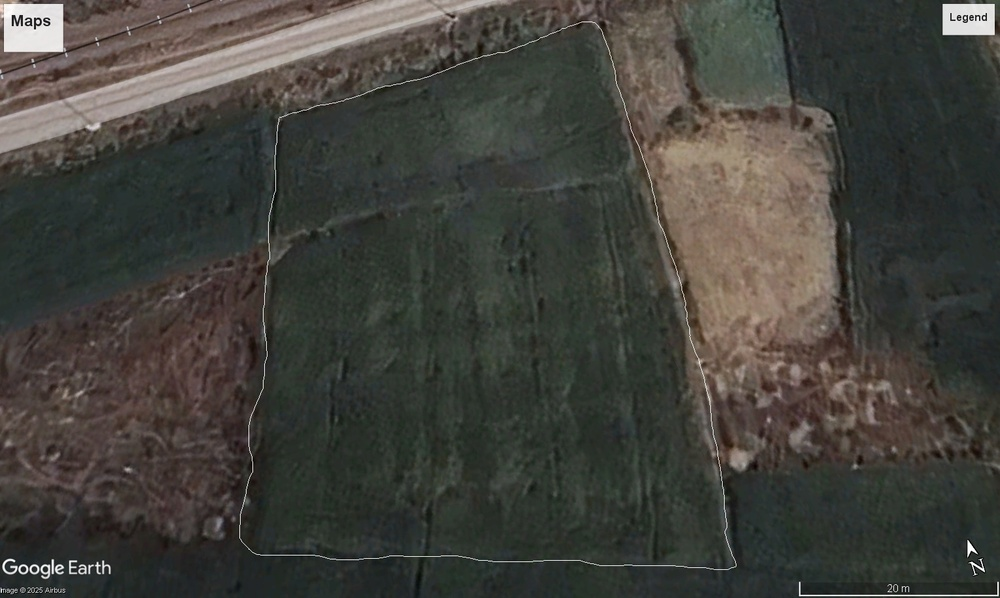
#> input picture jais_farm.jpg, 1000 x 598 px, shrunk from 1529 x 915 before the run
$ python Zone_Optimizer.py
#> lines starting #> are read from the running program, lines starting #| are printed output that depends on the picture
import cv2
import numpy as np
import matplotlib.pyplot as plt
from matplotlib.colors import ListedColormap
from sklearn.cluster import KMeans
import urllib.request
import json

# ==========================================
# 1. LOAD RGB IMAGE (Google Earth Screenshot)
# ==========================================
# Replace with your actual screenshot path
image_path = r"jais_farm.jpg"
lat = 26.9157
lon = 70.9083
force_k = 3

print(f"Loading image: {image_path}...")
img = cv2.imread(image_path)
#> img is the input picture: shape (598, 1000, 3); mean B, G, R 60.1, 65.8, 66.4
if img is None:
    print("Image not found. Using synthetic test image.")
    h, w = 200, 300
    img_rgb = np.zeros((h, w, 3), dtype=np.uint8)
    img_rgb[:, : w // 3, :] = [60, 200, 60]
    img_rgb[:, w // 3 : 2 * w // 3, :] = [200, 60, 60]
    img_rgb[:, 2 * w // 3 :, :] = [60, 60, 200]
else:
    img_rgb = cv2.cvtColor(img, cv2.COLOR_BGR2RGB)

# ==========================================
# 2. CALCULATE VARI INDEX (The "RGB NDVI")
# ==========================================
print("Calculating Vegetation Index (VARI)...")

# Separate Channels (Red, Green, Blue)
# Note: Arrays must be float for division
R = img_rgb[:, :, 0].astype(float)
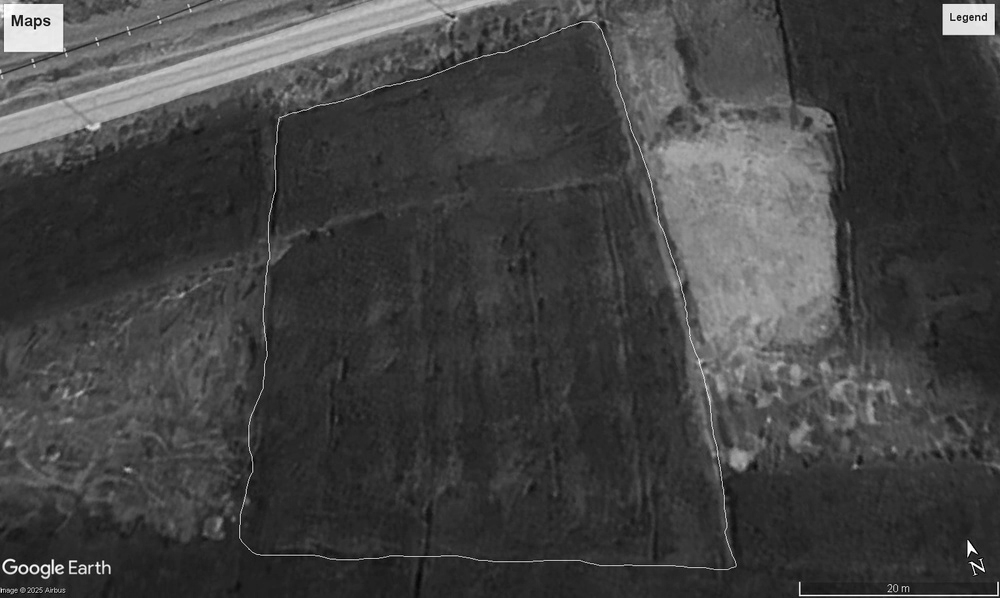
#> R: shape (598, 1000) float64; min 0, max 255, mean 66.4
G = img_rgb[:, :, 1].astype(float)
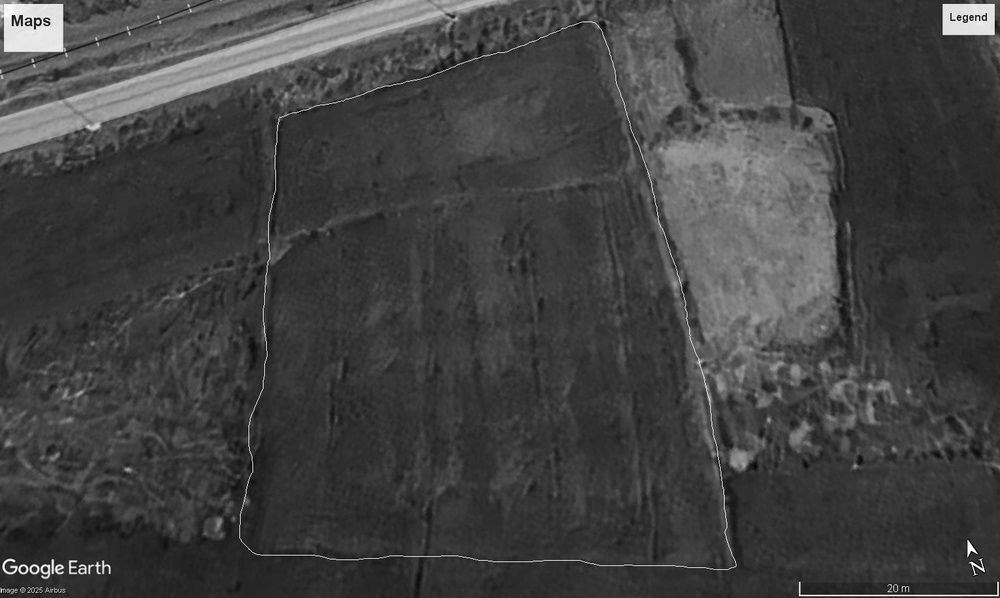
#> G: shape (598, 1000) float64; min 0, max 255, mean 65.8
B = img_rgb[:, :, 2].astype(float)

# Calculate VARI: (G - R) / (G + R - B)
# We add 0.0001 to denominator to avoid DivideByZero errors
numerator = G - R
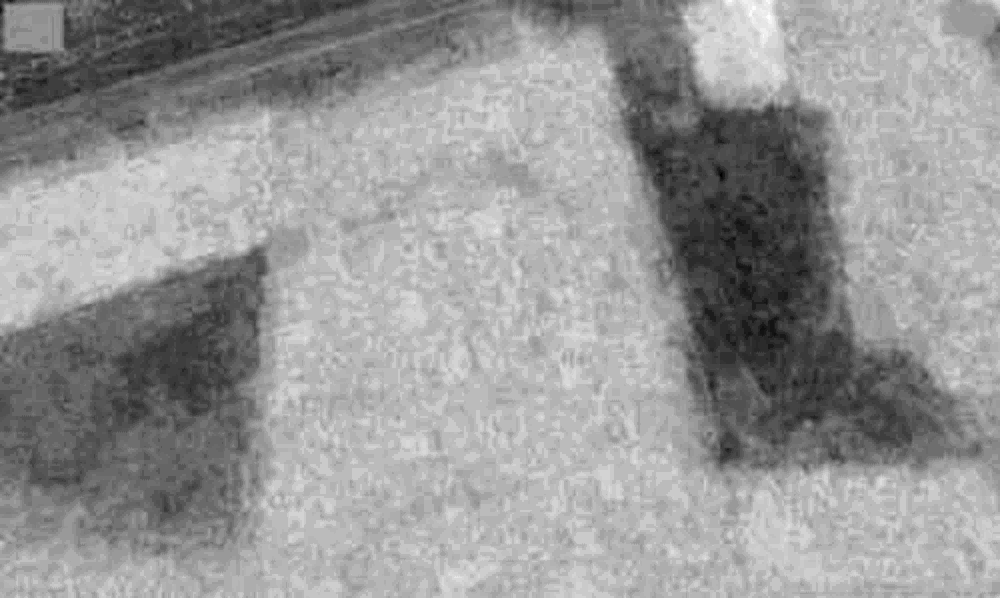
#> numerator: shape (598, 1000) float64; min -32, max 21, mean -0.7; drawn with min black and max white
denominator = G + R - B + 0.0001
vari_img = numerator / denominator
vari_img = np.nan_to_num(vari_img, nan=0.0, posinf=1.0, neginf=0.0).astype(np.float32)

# Normalize VARI to 0-1 range for Clustering
vari_normalized = cv2.normalize(vari_img, None, 0, 1, cv2.NORM_MINMAX)

# ==========================================
# 3. ELBOW METHOD (Find Optimal Zones)
# ==========================================
print("Running Elbow Analysis...")

# Flatten image to 1D array of values
pixel_values = vari_normalized.reshape((-1, 1))

# Downsample for speed (take every 10th pixel if image is HD)
# This makes K-Means fast even on huge Google Earth screenshots
sample_pixels = pixel_values[::10]
if float(np.std(sample_pixels)) == 0.0:
    sample_pixels = sample_pixels + np.random.normal(0, 1e-6, sample_pixels.shape).astype(np.float32)

if float(np.std(pixel_values)) == 0.0:
    pixel_values = pixel_values + np.random.normal(0, 1e-6, pixel_values.shape).astype(np.float32)
wcss = []
K_range = range(1, 10)
for k in K_range:
    kmeans = KMeans(n_clusters=k, init='k-means++', random_state=42, n_init=10)
    kmeans.fit(sample_pixels)
    wcss.append(kmeans.inertia_)
#> after the loop, wcss = [6.87e-07, 1.47e-07, 8.58e-08, 5.14e-08, 3.24e-08, 2.5e-08, 1.83e-08, 1.5e-08, 1.22e-08]

# Show Elbow Graph
plt.figure(figsize=(8, 4))
plt.plot(K_range, wcss, 'bo-')
plt.title('Elbow Method (Using VARI Index)')
plt.xlabel('Number of Zones')
plt.ylabel('Variance')
plt.grid(True)
plt.draw()

def _choose_k(K_range, wcss):
    ks = np.array(list(K_range), dtype=float)
    y = np.array(wcss, dtype=float)
    p1 = np.array([ks[0], y[0]])
    p2 = np.array([ks[-1], y[-1]])
    v = p2 - p1
    n = np.linalg.norm(v)
    if n == 0:
        return int(ks[0])
    d = []
    for k, yi in zip(ks, y):
        w = np.array([k, yi]) - p1
        dist = abs(np.cross(v, w)) / n
        d.append(dist)
    return int(ks[int(np.argmax(d))])

if force_k:
    k_optimal = int(force_k)
else:
    pts = []
    try:
        pts = plt.ginput(1, timeout=20)
    except Exception:
        pts = []
    s = ""
    try:
        s = input("Pick k from graph or Enter to auto: ").strip()
    except Exception:
        s = ""
    if pts:
        x = pts[0][0]
        k_optimal = int(np.clip(round(x), min(K_range), max(K_range)))
    elif s:
        try:
            km = int(s)
            if km < min(K_range) or km > max(K_range):
                k_optimal = _choose_k(K_range, wcss)
            else:
                k_optimal = km
        except Exception:
            k_optimal = _choose_k(K_range, wcss)
    else:
        k_optimal = _choose_k(K_range, wcss)
print(f"Selected K: {k_optimal}")

k_candidate = max(2, int(k_optimal))
unique = []
while True:
    kmeans = KMeans(n_clusters=k_candidate, random_state=42, n_init=10)
    labels = kmeans.fit_predict(pixel_values)
    unique = np.unique(labels)
    if len(unique) >= 2:
        break
    if k_candidate < max(K_range):
        k_candidate += 1
    else:
        thr = np.median(pixel_values)
        labels = (pixel_values[:, 0] > thr).astype(int)
        k_candidate = 2
        break
#> this loop made 1 pass
#> unique on pass 1: [0, 1, 2]

# Reshape back to image
clustered_img = labels.reshape(vari_img.shape)
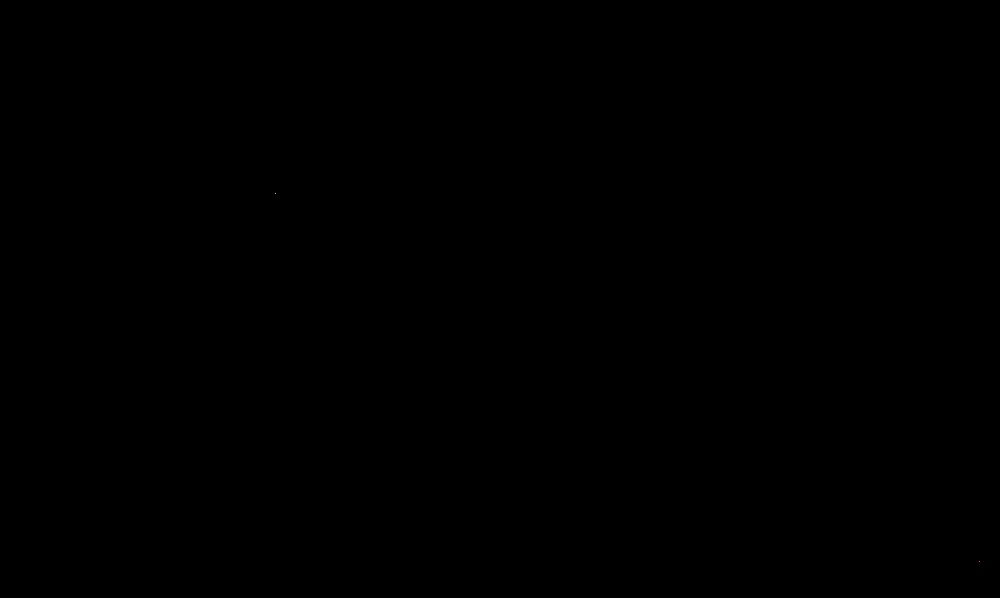
#> clustered_img: shape (598, 1000) int32; 3 distinct labels, from 0 to 2; one colour per label, 0 black

# Display Results
plt.figure(figsize=(12, 6))

plt.subplot(1, 2, 1)
plt.imshow(img_rgb)
plt.title("Original Google Earth Image")
plt.axis('off')

plt.subplot(1, 2, 2)
colors = ['#1f77b4','#ff7f0e','#2ca02c','#d62728','#9467bd','#8c564b','#e377c2','#7f7f7f','#bcbd22','#17becf']
cm = ListedColormap(colors[:max(k_candidate,1)])
from matplotlib.colors import BoundaryNorm
bounds = np.arange(k_candidate + 1) - 0.5
#> bounds = [-0.5, 0.5, 1.5, 2.5]
norm = BoundaryNorm(bounds, cm.N)
plt.imshow(clustered_img, cmap=cm, norm=norm)
plt.title(f"Generated Irrigation Zones ({k_candidate})")
cb = plt.colorbar(ticks=np.arange(k_candidate))
cb.set_label('Zone ID')
plt.axis('off')

def _get_rain(lat, lon, days=7):
    url = (
        f"https://api.open-meteo.com/v1/forecast?latitude={lat}&longitude={lon}&daily=precipitation_sum&timezone=auto&forecast_days={days}"
    )
    try:
#> (the run stopped early here; a loop or call above may not have finished)
